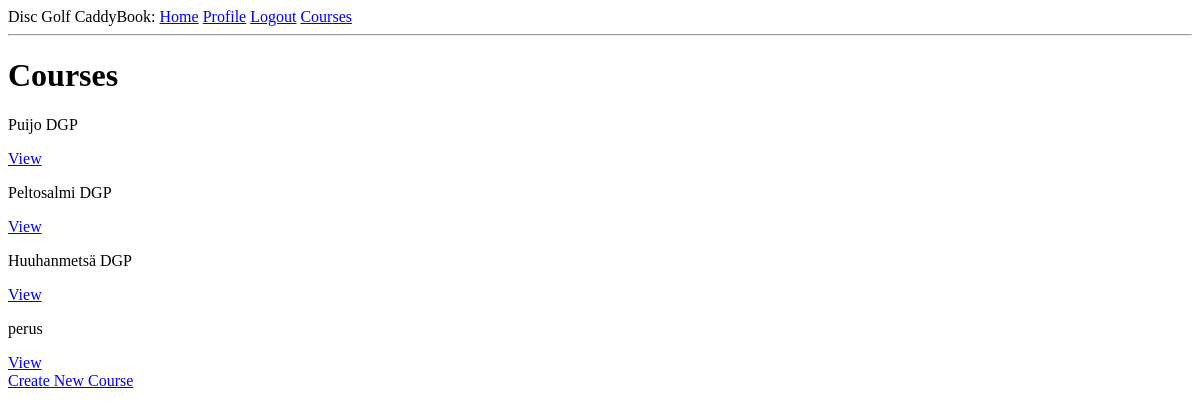
The app's page /courses (signed in), older data.
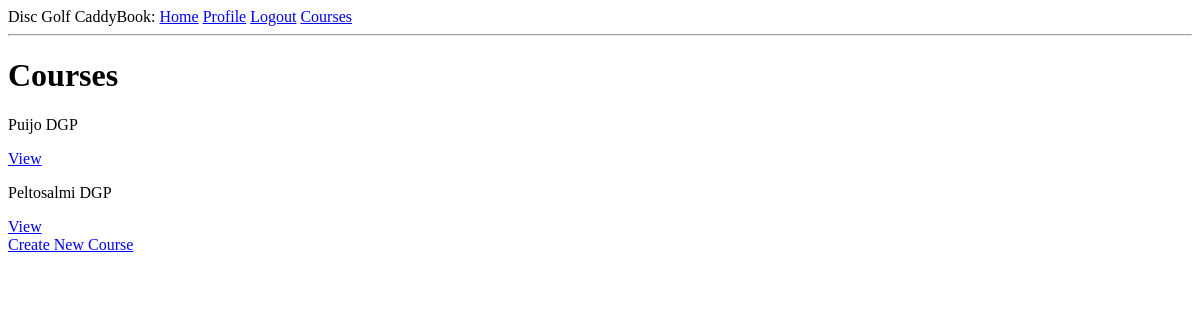
The same page, newer data.
### app/models.py (models this page shows, shortened)
class Course(db.Model):
    id = db.Column(db.Integer, primary_key=True)
    coursename = db.Column(db.String(64), index=True, unique=True)
    courseholes = db.Column(db.Integer)
    rounds = db.relationship('Round', backref='course', lazy='dynamic')
    holes = db.relationship('Hole', backref='course', lazy='dynamic')

### app/routes.py (the view)
@app.route('/courses')
@login_required
def courses():
    courses = Course.query.all()
    return render_template('courses.html', courses = courses)

### app/models.py (called while the page is built)
@login.user_loader
def load_user(id):
    return User.query.get(int(id))

### app/templates/courses.html
{% extends "base.html" %}
{% block content %}
<h1>Courses</h1>
{% for course in courses %}
<div>
    <p>{{ course.coursename }} </p>
    <a href="{{ url_for('course', coursename=course.coursename) }}">View</a>
</div>
{% endfor %}
<a href="{{ url_for('createcourse') }}">Create New Course</a>
{% endblock %}

### app/templates/base.html (shortened to what this page needs)
<html>
<head>
</head>
<body>
    <div>
        Disc Golf CaddyBook:
        <a href="{{ url_for('index') }}">Home</a>
        {% if current_user.is_anonymous %}
        <a href="{{ url_for('login') }}">Login</a>
        {% else %}
        <a href="{{ url_for('user', username=current_user.username) }}">Profile</a>
        <a href="{{ url_for('logout') }}">Logout</a>
        <a href="{{ url_for('courses') }}">Courses</a>
        {% endif %}
    </div>
    <hr>
    {% block content %}{% endblock %}
</body>
</html>

Row changes from the older to the newer data that the page shows:
removed Course: coursename "Huuhanmetsä DGP"
removed Course: coursename "perus"
